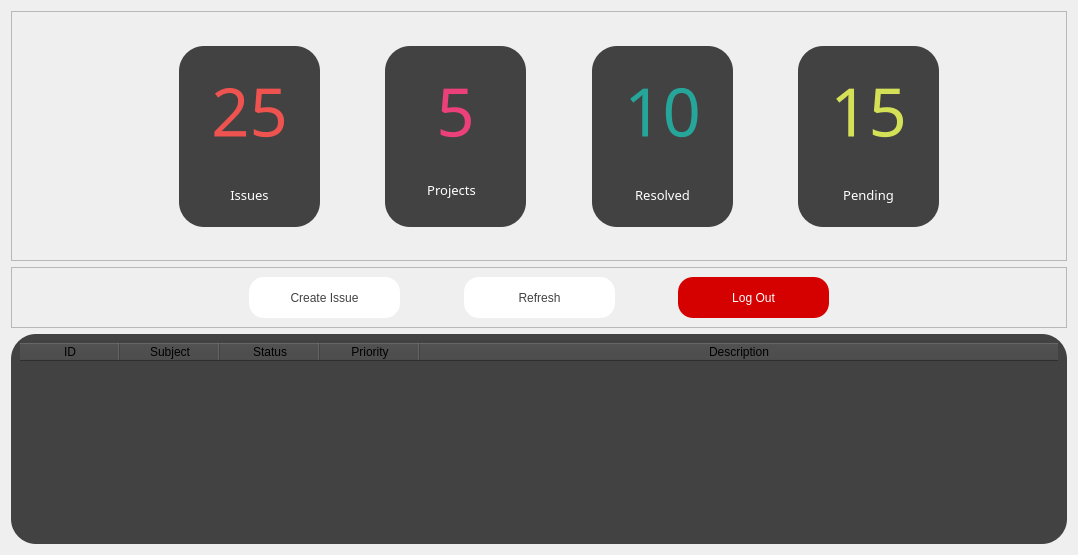
      <widget class="QWidget" name="mainPage">
       <layout class="QGridLayout" name="gridLayout_22">
        <item row="0" column="0">
         <widget class="QFrame" name="infoFrame">
          <property name="minimumSize">
           <size>
            <width>0</width>
            <height>250</height>
           </size>
          </property>
          <property name="maximumSize">
           <size>
            <width>16777215</width>
            <height>250</height>
           </size>
          </property>
          <property name="frameShape">
           <enum>QFrame::StyledPanel</enum>
          </property>
          <property name="frameShadow">
           <enum>QFrame::Raised</enum>
          </property>
          <layout class="QGridLayout" name="gridLayout_7">
           <item row="0" column="1">
            <spacer name="verticalSpacer_7">
             <property name="orientation">
              <enum>Qt::Vertical</enum>
             </property>
             <property name="sizeHint" stdset="0">
              <size>
               <width>20</width>
               <height>13</height>
              </size>
             </property>
            </spacer>
           </item>
           <item row="0" column="3">
            <spacer name="verticalSpacer_8">
             <property name="orientation">
              <enum>Qt::Vertical</enum>
             </property>
             <property name="sizeHint" stdset="0">
              <size>
               <width>20</width>
               <height>13</height>
              </size>
             </property>
            </spacer>
           </item>
           <item row="0" column="5">
            <spacer name="verticalSpacer_9">
             <property name="orientation">
              <enum>Qt::Vertical</enum>
             </property>
             <property name="sizeHint" stdset="0">
              <size>
               <width>20</width>
               <height>13</height>
              </size>
             </property>
            </spacer>
           </item>
           <item row="0" column="7">
            <spacer name="verticalSpacer_10">
             <property name="orientation">
              <enum>Qt::Vertical</enum>
             </property>
             <property name="sizeHint" stdset="0">
              <size>
               <width>20</width>
               <height>13</height>
              </size>
             </property>
            </spacer>
           </item>
           <item row="1" column="0">
            <spacer name="horizontalSpacer_5">
             <property name="orientation">
              <enum>Qt::Horizontal</enum>
             </property>
             <property name="sizeHint" stdset="0">
              <size>
               <width>158</width>
               <height>20</height>
              </size>
             </property>
            </spacer>
           </item>
           <item row="1" column="1">
            <widget class="QFrame" name="totalIssuesFrame">
             <property name="minimumSize">
              <size>
               <width>141</width>
               <height>181</height>
              </size>
             </property>
             <property name="styleSheet">
              <string notr="true">QFrame {
	background-color: rgb(66, 66, 66);
	border-radius: 25px;
}</string>
             </property>
             <property name="frameShape">
              <enum>QFrame::StyledPanel</enum>
             </property>
             <property name="frameShadow">
              <enum>QFrame::Raised</enum>
             </property>
             <layout class="QGridLayout" name="gridLayout_8">
              <item row="0" column="0">
               <widget class="QFrame" name="totalIssuesCountFrame">
                <property name="minimumSize">
                 <size>
                  <width>120</width>
                  <height>111</height>
                 </size>
                </property>
                <property name="frameShape">
                 <enum>QFrame::StyledPanel</enum>
                </property>
                <property name="frameShadow">
                 <enum>QFrame::Raised</enum>
                </property>
                <layout class="QGridLayout" name="gridLayout_10">
                 <item row="0" column="0">
                  <widget class="QLabel" name="totalIssuesCountLabel">
                   <property name="font">
                    <font>
                     <family>Segoe UI Light</family>
                     <pointsize>50</pointsize>
                    </font>
                   </property>
                   <property name="styleSheet">
                    <string notr="true">color: rgb(239, 83, 80);</string>
                   </property>
                   <property name="text">
                    <string>25</string>
                   </property>
                   <property name="alignment">
                    <set>Qt::AlignCenter</set>
                   </property>
                  </widget>
                 </item>
                </layout>
               </widget>
              </item>
              <item row="1" column="0">
               <widget class="QFrame" name="totalIssuesTextFrame">
                <property name="minimumSize">
                 <size>
                  <width>101</width>
                  <height>31</height>
                 </size>
                </property>
                <property name="frameShape">
                 <enum>QFrame::StyledPanel</enum>
                </property>
                <property name="frameShadow">
                 <enum>QFrame::Raised</enum>
                </property>
                <layout class="QGridLayout" name="gridLayout_11">
                 <item row="0" column="0">
                  <widget class="QLabel" name="totalIssuesTextLabel">
                   <property name="font">
                    <font>
                     <family>Segoe UI Light</family>
                     <pointsize>10</pointsize>
                    </font>
                   </property>
                   <property name="styleSheet">
                    <string notr="true">color: rgb(255, 255, 255);</string>
                   </property>
                   <property name="text">
                    <string>Issues</string>
                   </property>
                   <property name="alignment">
                    <set>Qt::AlignCenter</set>
                   </property>
                  </widget>
                 </item>
                </layout>
               </widget>
              </item>
             </layout>
            </widget>
           </item>
           <item row="1" column="2">
            <spacer name="horizontalSpacer_6">
             <property name="orientation">
              <enum>Qt::Horizontal</enum>
             </property>
             <property name="sizeHint" stdset="0">
              <size>
               <width>54</width>
               <height>20</height>
              </size>
             </property>
            </spacer>
           </item>
           <item row="1" column="3">
            <widget class="QFrame" name="totalProjectsFrame">
             <property name="minimumSize">
              <size>
               <width>141</width>
               <height>181</height>
              </size>
             </property>
             <property name="styleSheet">
              <string notr="true">QFrame {
	background-color: rgb(66, 66, 66);
	border-radius: 25px;
}</string>
             </property>
             <property name="frameShape">
              <enum>QFrame::StyledPanel</enum>
             </property>
             <property name="frameShadow">
              <enum>QFrame::Raised</enum>
             </property>
             <layout class="QGridLayout" name="gridLayout_12">
              <item row="0" column="0">
               <widget class="QFrame" name="totalProjectsCountFrame">
                <property name="minimumSize">
                 <size>
                  <width>120</width>
                  <height>111</height>
                 </size>
                </property>
                <property name="frameShape">
                 <enum>QFrame::StyledPanel</enum>
                </property>
                <property name="frameShadow">
                 <enum>QFrame::Raised</enum>
                </property>
                <layout class="QGridLayout" name="gridLayout_16">
                 <item row="0" column="0">
                  <widget class="QLabel" name="totalProjectsCountLabel">
                   <property name="font">
                    <font>
                     <family>Segoe UI Light</family>
                     <pointsize>50</pointsize>
                    </font>
                   </property>
                   <property name="styleSheet">
                    <string notr="true">color: rgb(236, 64, 122);</string>
                   </property>
                   <property name="text">
                    <string>5</string>
                   </property>
                   <property name="alignment">
                    <set>Qt::AlignCenter</set>
                   </property>
                  </widget>
                 </item>
                </layout>
               </widget>
              </item>
              <item row="1" column="0">
               <widget class="QFrame" name="totalProjectsTextFrame">
                <property name="minimumSize">
                 <size>
                  <width>101</width>
                  <height>31</height>
                 </size>
                </property>
                <property name="frameShape">
                 <enum>QFrame::StyledPanel</enum>
                </property>
                <property name="frameShadow">
                 <enum>QFrame::Raised</enum>
                </property>
                <widget class="QLabel" name="totalProjectsTextLabel">
                 <property name="geometry">
                  <rect>
                   <x>30</x>
                   <y>10</y>
                   <width>55</width>
                   <height>16</height>
                  </rect>
                 </property>
                 <property name="font">
                  <font>
                   <family>Segoe UI Light</family>
                   <pointsize>10</pointsize>
                  </font>
                 </property>
                 <property name="styleSheet">
                  <string notr="true">color: rgb(255, 255, 255);</string>
                 </property>
                 <property name="text">
                  <string>Projects</string>
                 </property>
                 <property name="alignment">
                  <set>Qt::AlignCenter</set>
                 </property>
                </widget>
               </widget>
              </item>
             </layout>
            </widget>
           </item>
           <item row="1" column="4">
            <spacer name="horizontalSpacer_13">
             <property name="orientation">
              <enum>Qt::Horizontal</enum>
             </property>
             <property name="sizeHint" stdset="0">
              <size>
               <width>55</width>
               <height>20</height>
              </size>
             </property>
            </spacer>
           </item>
           <item row="1" column="5">
            <widget class="QFrame" name="totalResolvedFrame">
             <property name="minimumSize">
              <size>
               <width>141</width>
               <height>181</height>
              </size>
             </property>
             <property name="styleSheet">
              <string notr="true">QFrame {
	background-color: rgb(66, 66, 66);
	border-radius: 25px;
}</string>
             </property>
             <property name="frameShape">
              <enum>QFrame::StyledPanel</enum>
             </property>
             <property name="frameShadow">
              <enum>QFrame::Raised</enum>
             </property>
             <layout class="QGridLayout" name="gridLayout_13">
              <item row="0" column="0">
               <widget class="QFrame" name="totalResolvedCountFrame">
                <property name="minimumSize">
                 <size>
                  <width>120</width>
                  <height>111</height>
                 </size>
                </property>
                <property name="frameShape">
                 <enum>QFrame::StyledPanel</enum>
                </property>
                <property name="frameShadow">
                 <enum>QFrame::Raised</enum>
                </property>
                <layout class="QGridLayout" name="gridLayout_14">
                 <item row="0" column="0">
                  <widget class="QLabel" name="totalResolvedCountLabel">
                   <property name="font">
                    <font>
                     <family>Segoe UI Light</family>
                     <pointsize>50</pointsize>
                    </font>
                   </property>
                   <property name="styleSheet">
                    <string notr="true">color: rgb(38, 166, 154);</string>
                   </property>
                   <property name="text">
                    <string>10</string>
                   </property>
                   <property name="alignment">
                    <set>Qt::AlignCenter</set>
                   </property>
                  </widget>
                 </item>
                </layout>
               </widget>
              </item>
              <item row="1" column="0">
               <widget class="QFrame" name="totalResolvedTextFrame">
                <property name="minimumSize">
                 <size>
                  <width>101</width>
                  <height>31</height>
                 </size>
                </property>
                <property name="frameShape">
                 <enum>QFrame::StyledPanel</enum>
                </property>
                <property name="frameShadow">
                 <enum>QFrame::Raised</enum>
                </property>
                <layout class="QGridLayout" name="gridLayout_15">
                 <item row="0" column="0">
                  <widget class="QLabel" name="totalResolvedTextLabel">
                   <property name="font">
                    <font>
                     <family>Segoe UI Light</family>
                     <pointsize>10</pointsize>
                    </font>
                   </property>
                   <property name="styleSheet">
                    <string notr="true">color: rgb(255, 255, 255);</string>
                   </property>
                   <property name="text">
                    <string>Resolved</string>
                   </property>
                   <property name="alignment">
                    <set>Qt::AlignCenter</set>
                   </property>
                  </widget>
                 </item>
                </layout>
               </widget>
              </item>
             </layout>
            </widget>
           </item>
           <item row="1" column="6">
            <spacer name="horizontalSpacer_14">
             <property name="orientation">
              <enum>Qt::Horizontal</enum>
             </property>
             <property name="sizeHint" stdset="0">
              <size>
               <width>54</width>
               <height>20</height>
              </size>
             </property>
            </spacer>
           </item>
           <item row="1" column="7">
            <widget class="QFrame" name="totalPendingFrame">
             <property name="minimumSize">
              <size>
               <width>141</width>
               <height>181</height>
              </size>
             </property>
             <property name="styleSheet">
              <string notr="true">QFrame {
	background-color: rgb(66, 66, 66);
	border-radius: 25px;
}</string>
             </property>
             <property name="frameShape">
              <enum>QFrame::StyledPanel</enum>
             </property>
             <property name="frameShadow">
              <enum>QFrame::Raised</enum>
             </property>
             <layout class="QGridLayout" name="gridLayout_17">
              <item row="0" column="0">
               <widget class="QFrame" name="totalPendingCountFrame">
                <property name="minimumSize">
                 <size>
                  <width>120</width>
                  <height>111</height>
                 </size>
                </property>
                <property name="frameShape">
                 <enum>QFrame::StyledPanel</enum>
                </property>
                <property name="frameShadow">
                 <enum>QFrame::Raised</enum>
                </property>
                <layout class="QGridLayout" name="gridLayout_18">
                 <item row="0" column="0">
                  <widget class="QLabel" name="totalPendingCountLabel">
                   <property name="font">
                    <font>
                     <family>Segoe UI Light</family>
                     <pointsize>50</pointsize>
                    </font>
                   </property>
                   <property name="styleSheet">
                    <string notr="true">color: rgb(212, 225, 87);</string>
                   </property>
                   <property name="text">
                    <string>15</string>
                   </property>
                   <property name="alignment">
                    <set>Qt::AlignCenter</set>
                   </property>
                  </widget>
                 </item>
                </layout>
               </widget>
              </item>
              <item row="1" column="0">
               <widget class="QFrame" name="totalPendingTextFrame">
                <property name="minimumSize">
                 <size>
                  <width>101</width>
                  <height>31</height>
                 </size>
                </property>
                <property name="frameShape">
                 <enum>QFrame::StyledPanel</enum>
                </property>
                <property name="frameShadow">
                 <enum>QFrame::Raised</enum>
                </property>
                <layout class="QGridLayout" name="gridLayout_19">
                 <item row="0" column="0">
                  <widget class="QLabel" name="totalPendingTextLabel">
                   <property name="font">
                    <font>
                     <family>Segoe UI Light</family>
                     <pointsize>10</pointsize>
                    </font>
                   </property>
                   <property name="styleSheet">
                    <string notr="true">color: rgb(255, 255, 255);</string>
                   </property>
                   <property name="text">
                    <string>Pending</string>
                   </property>
                   <property name="alignment">
                    <set>Qt::AlignCenter</set>
                   </property>
                  </widget>
                 </item>
                </layout>
               </widget>
              </item>
             </layout>
            </widget>
           </item>
           <item row="1" column="8">
            <spacer name="horizontalSpacer_15">
             <property name="orientation">
              <enum>Qt::Horizontal</enum>
             </property>
             <property name="sizeHint" stdset="0">
              <size>
               <width>118</width>
               <height>20</height>
              </size>
             </property>
            </spacer>
           </item>
           <item row="2" column="1">
            <spacer name="verticalSpacer_11">
             <property name="orientation">
              <enum>Qt::Vertical</enum>
             </property>
             <property name="sizeHint" stdset="0">
              <size>
               <width>20</width>
               <height>13</height>
              </size>
             </property>
            </spacer>
           </item>
           <item row="2" column="3">
            <spacer name="verticalSpacer_12">
             <property name="orientation">
              <enum>Qt::Vertical</enum>
             </property>
             <property name="sizeHint" stdset="0">
              <size>
               <width>20</width>
               <height>13</height>
              </size>
             </property>
            </spacer>
           </item>
           <item row="2" column="5">
            <spacer name="verticalSpacer_13">
             <property name="orientation">
              <enum>Qt::Vertical</enum>
             </property>
             <property name="sizeHint" stdset="0">
              <size>
               <width>20</width>
               <height>13</height>
              </size>
             </property>
            </spacer>
           </item>
           <item row="2" column="7">
            <spacer name="verticalSpacer_14">
             <property name="orientation">
              <enum>Qt::Vertical</enum>
             </property>
             <property name="sizeHint" stdset="0">
              <size>
               <width>20</width>
               <height>13</height>
              </size>
             </property>
            </spacer>
           </item>
          </layout>
         </widget>
        </item>
        <item row="1" column="0">
         <widget class="QFrame" name="buttonsFrame">
          <property name="frameShape">
           <enum>QFrame::StyledPanel</enum>
          </property>
          <property name="frameShadow">
           <enum>QFrame::Raised</enum>
          </property>
          <layout class="QGridLayout" name="gridLayout_20">
           <item row="0" column="2">
            <spacer name="horizontalSpacer_17">
             <property name="orientation">
              <enum>Qt::Horizontal</enum>
             </property>
             <property name="sizeHint" stdset="0">
              <size>
               <width>58</width>
               <height>20</height>
              </size>
             </property>
            </spacer>
           </item>
           <item row="0" column="0">
            <spacer name="horizontalSpacer_16">
             <property name="orientation">
              <enum>Qt::Horizontal</enum>
             </property>
             <property name="sizeHint" stdset="0">
              <size>
               <width>228</width>
               <height>20</height>
              </size>
             </property>
            </spacer>
           </item>
           <item row="0" column="1">
            <widget class="QPushButton" name="createIssueButton">
             <property name="minimumSize">
              <size>
               <width>151</width>
               <height>41</height>
              </size>
             </property>
             <property name="font">
              <font>
               <family>Segoe UI</family>
               <pointsize>9</pointsize>
              </font>
             </property>
             <property name="styleSheet">
              <string notr="true">QPushButton {
	
	background-color: rgb(255, 255, 255);
	color: rgb(66, 66, 66);
	border-width: 1px;
	border-color:  rgb(255, 255, 255);	
	border-radius: 15px;
}

QPushButton:pressed {
	
	background-color: rgb(33, 33, 33);
	color: rgb(255, 255, 255);
	border-width: 1px;
	border-color:  rgb(255, 255, 255);
	border-style: inset;
}</string>
             </property>
             <property name="text">
              <string>Create Issue</string>
             </property>
            </widget>
           </item>
           <item row="0" column="4">
            <spacer name="horizontalSpacer_18">
             <property name="orientation">
              <enum>Qt::Horizontal</enum>
             </property>
             <property name="sizeHint" stdset="0">
              <size>
               <width>57</width>
               <height>20</height>
              </size>
             </property>
            </spacer>
           </item>
           <item row="0" column="6">
            <spacer name="horizontalSpacer_19">
             <property name="orientation">
              <enum>Qt::Horizontal</enum>
             </property>
             <property name="sizeHint" stdset="0">
              <size>
               <width>228</width>
               <height>20</height>
              </size>
             </property>
            </spacer>
           </item>
           <item row="0" column="5">
            <widget class="QPushButton" name="logoutButton">
             <property name="minimumSize">
              <size>
               <width>151</width>
               <height>41</height>
              </size>
             </property>
             <property name="font">
              <font>
               <family>Segoe UI</family>
               <pointsize>9</pointsize>
              </font>
             </property>
             <property name="styleSheet">
              <string notr="true">QPushButton {
	
	
	background-color: rgb(213, 0, 0);
	color: rgb(255, 255, 255);
	border-width: 1px;
	border-radius: 15px;
}

QPushButton:pressed {
	
	
	background-color: rgb(183, 28, 28);
	color: rgb(255, 255, 255);
}</string>
             </property>
             <property name="text">
              <string>Log Out</string>
             </property>
            </widget>
           </item>
           <item row="0" column="3">
            <widget class="QPushButton" name="refreshButton">
             <property name="minimumSize">
              <size>
               <width>151</width>
               <height>41</height>
              </size>
             </property>
             <property name="font">
              <font>
               <family>Segoe UI</family>
               <pointsize>9</pointsize>
              </font>
             </property>
             <property name="styleSheet">
              <string notr="true">QPushButton {
	
	background-color: rgb(255, 255, 255);
	color: rgb(66, 66, 66);
	border-width: 1px;
	border-color:  rgb(255, 255, 255);	
	border-radius: 15px;
}

QPushButton:pressed {
	
	background-color: rgb(33, 33, 33);
	color: rgb(255, 255, 255);
	border-width: 1px;
	border-color:  rgb(255, 255, 255);
	border-style: inset;
}</string>
             </property>
             <property name="text">
              <string>Refresh</string>
             </property>
            </widget>
           </item>
          </layout>
         </widget>
        </item>
        <item row="2" column="0">
         <widget class="QFrame" name="issuesTableFrame">
          <property name="styleSheet">
           <string notr="true">QFrame {
	background-color: rgb(66, 66, 66);
	border-radius: 25px;
}</string>
          </property>
          <property name="frameShape">
           <enum>QFrame::StyledPanel</enum>
          </property>
          <property name="frameShadow">
           <enum>QFrame::Raised</enum>
          </property>
          <layout class="QGridLayout" name="gridLayout_21">
           <item row="0" column="0">
            <widget class="QTableWidget" name="issuesTableWidget">
             <property name="font">
              <font>
               <pointsize>12</pointsize>
              </font>
             </property>
             <property name="autoScrollMargin">
              <number>10</number>
             </property>
             <property name="textElideMode">
              <enum>Qt::ElideRight</enum>
             </property>
             <property name="showGrid">
              <bool>false</bool>
             </property>
             <attribute name="horizontalHeaderStretchLastSection">
              <bool>true</bool>
             </attribute>
             <attribute name="verticalHeaderVisible">
              <bool>false</bool>
             </attribute>
             <column>
              <property name="text">
               <string>ID</string>
              </property>
              <property name="font">
               <font>
                <family>Segoe UI</family>
                <pointsize>9</pointsize>
               </font>
              </property>
              <property name="textAlignment">
               <set>AlignCenter</set>
              </property>
             </column>
             <column>
              <property name="text">
               <string>Subject</string>
              </property>
              <property name="font">
               <font>
                <family>Segoe UI</family>
                <pointsize>9</pointsize>
               </font>
              </property>
              <property name="textAlignment">
               <set>AlignCenter</set>
              </property>
             </column>
             <column>
              <property name="text">
               <string>Status</string>
              </property>
              <property name="font">
               <font>
                <family>Segoe UI</family>
                <pointsize>9</pointsize>
               </font>
              </property>
              <property name="textAlignment">
               <set>AlignCenter</set>
              </property>
             </column>
             <column>
              <property name="text">
               <string>Priority</string>
              </property>
              <property name="font">
               <font>
                <family>Segoe UI</family>
                <pointsize>9</pointsize>
               </font>
              </property>
              <property name="textAlignment">
               <set>AlignCenter</set>
              </property>
             </column>
             <column>
              <property name="text">
               <string>Description</string>
              </property>
              <property name="font">
               <font>
                <family>Segoe UI</family>
                <pointsize>9</pointsize>
               </font>
              </property>
              <property name="textAlignment">
               <set>AlignCenter</set>
              </property>
             </column>
            </widget>
           </item>
          </layout>
         </widget>
        </item>
       </layout>
      </widget>
